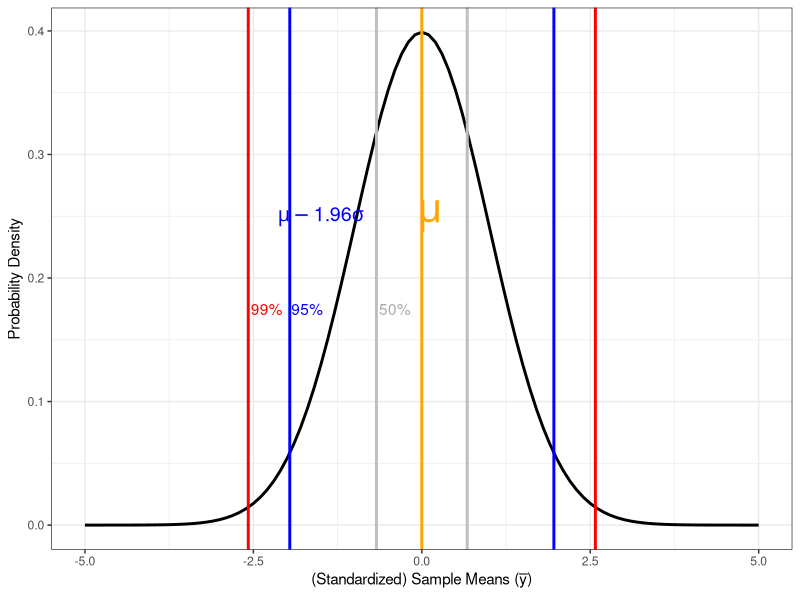
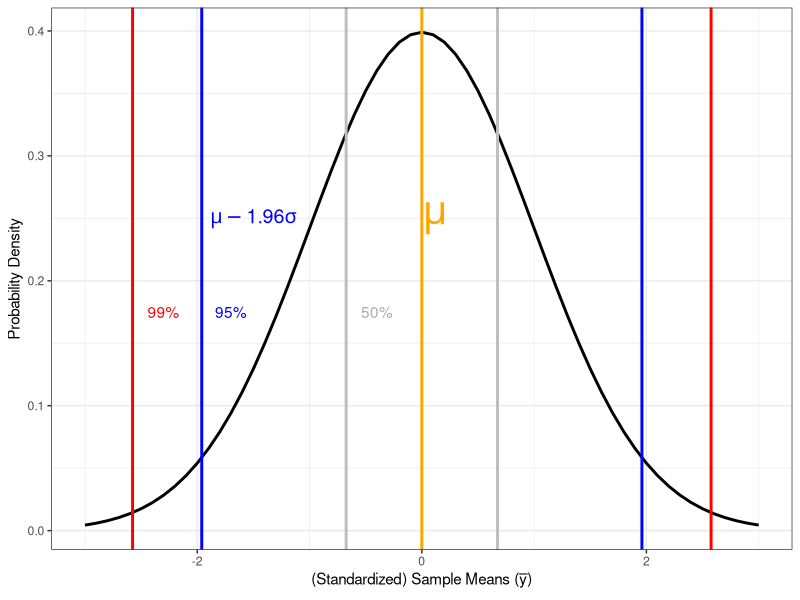
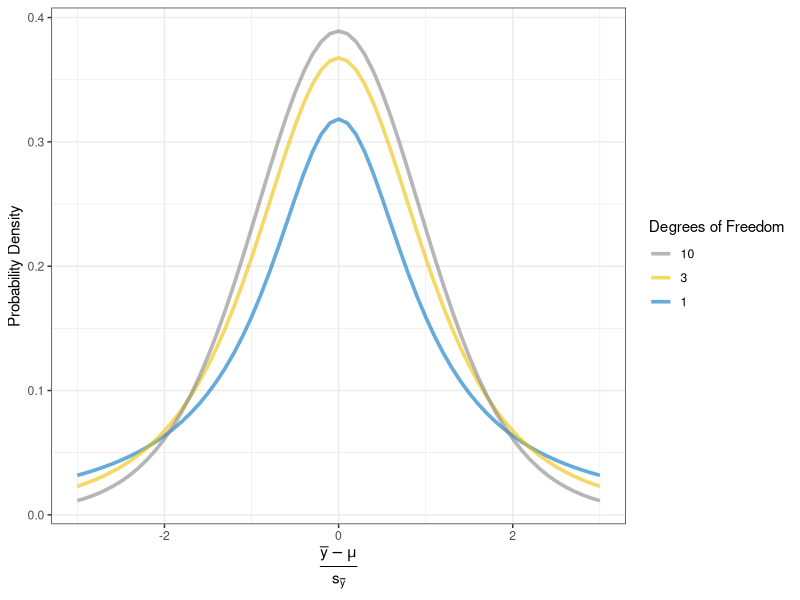
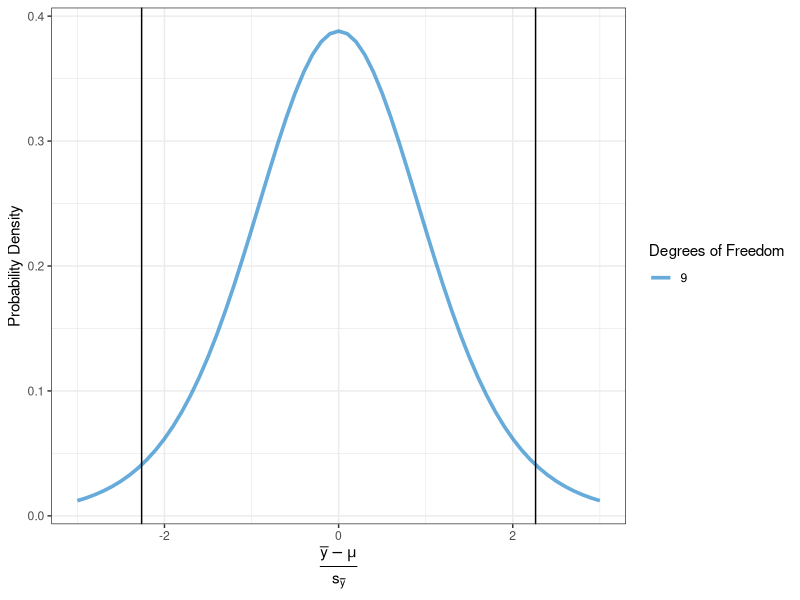
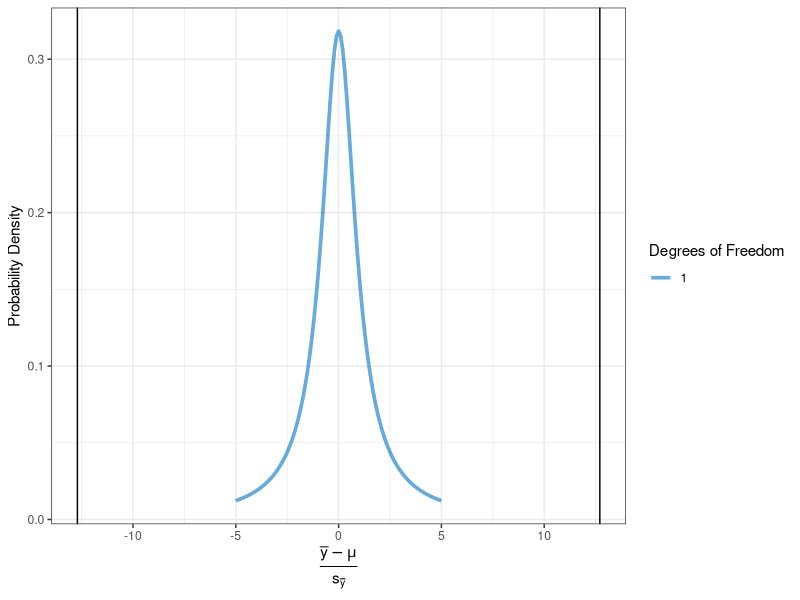
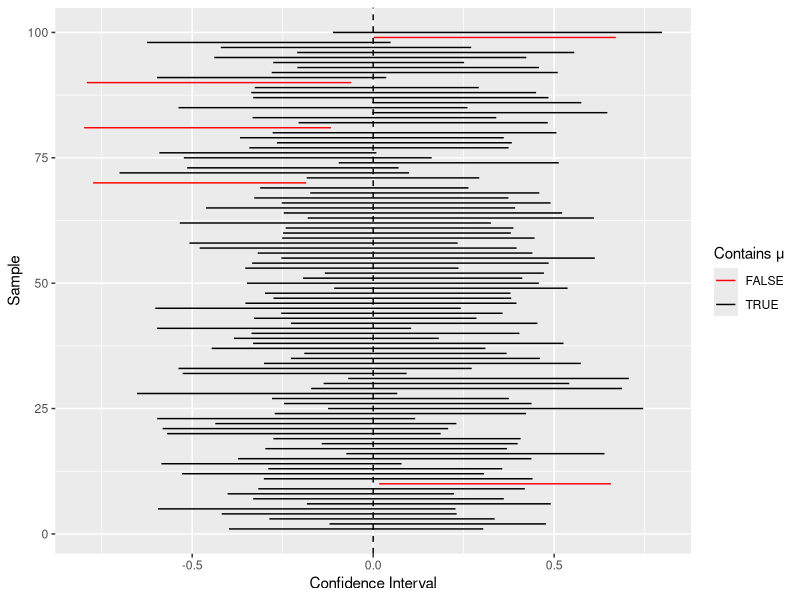
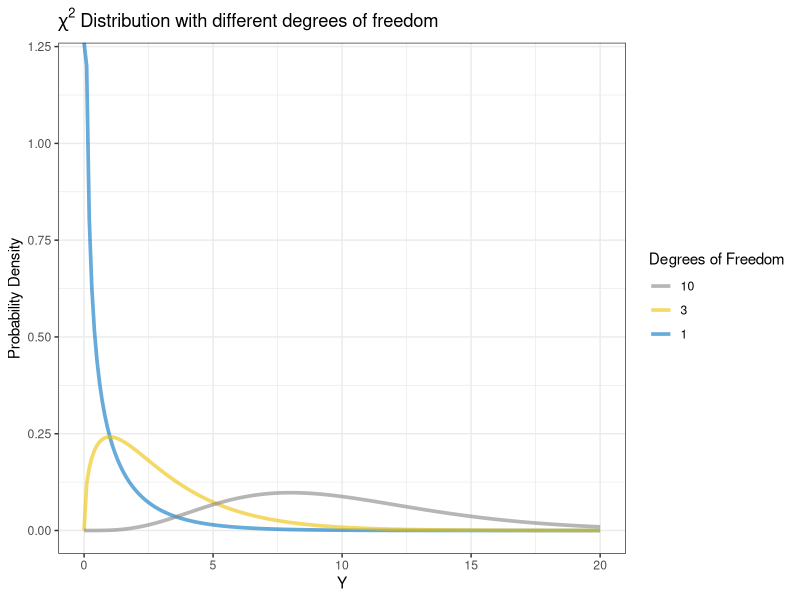

These figures' R source, in order:
## ---- chunk 1
library(tidyverse); library(ggsci)
## ---- chunk 2
tibble(Y = seq(-5,5, by = 0.1))|>mutate(probability = dnorm(Y, mean = 0, sd = 1))|>as_tibble()|>
  ggplot(aes(x = Y, y = probability))+
  geom_line(linewidth = 1)+
  geom_vline(xintercept = 0, color = "orange", linewidth = 1)+
  geom_vline(xintercept = c(-0.674,0.674), color = "grey", linewidth = 1)+
  geom_vline(xintercept = c(-1.96,1.96), color = "blue", linewidth = 1)+
  geom_vline(xintercept = c(-2.576,2.576), color = "red", linewidth = 1)+
  annotate("text", y = 0.175, x = -2.3, label = "99%", color = "red")+
  annotate("text", y = 0.175, x = -1.7, label = "95%", color = "blue")+
  annotate("text", y = 0.175, x = -0.4, label = "50%", color = "darkgrey")+
  annotate("text", y = 0.25, x = -1.5, label = expression(mu - 1.96 * sigma), color = "blue", size = 5)+
  annotate("text", y = 0.25, x = 0.12, label = expression(mu), color = "orange", size = 10)+
  theme_bw()+
  ylab("Probability Density")+xlab(expression("(Standardized) Sample Means (" * bar(y) * ")"))
## ---- chunk 3
pnorm(1.96)-pnorm(-1.96)
1-pnorm(4)-pnorm(-4)
## ---- chunk 4
qnorm(0.025)
qnorm(0.975)
## ---- chunk 5
tibble(Y = seq(-3,3, by = 0.1))|>mutate(probability = dnorm(Y, mean = 0, sd = 1))|>as_tibble()|>
  ggplot(aes(x = Y, y = probability))+
  geom_line(linewidth = 1)+
  geom_vline(xintercept = 0, color = "orange", linewidth = 1)+
  geom_vline(xintercept = c(-0.674,0.674), color = "grey", linewidth = 1)+
  geom_vline(xintercept = c(-1.96,1.96), color = "blue", linewidth = 1)+
  geom_vline(xintercept = c(-2.576,2.576), color = "red", linewidth = 1)+
  annotate("text", y = 0.175, x = -2.3, label = "99%", color = "red")+
  annotate("text", y = 0.175, x = -1.7, label = "95%", color = "blue")+
  annotate("text", y = 0.175, x = -0.4, label = "50%", color = "darkgrey")+
  annotate("text", y = 0.25, x = -1.5, label = expression(mu - 1.96 * sigma), color = "blue", size = 5)+
  annotate("text", y = 0.25, x = 0.12, label = expression(mu), color = "orange", size = 10)+
  theme_bw()+
  ylab("Probability Density")+xlab(expression("(Standardized) Sample Means (" * bar(y) * ")"))
## ---- chunk 6
df <- 2
tibble(Y = seq(-3,3, by = 0.1))|>expand_grid(df = c(1,3,10))|>mutate(Probability = dt(Y, df = df), df = as_factor(df))|>as_tibble()|>
  ggplot(aes(x = Y, y = Probability, color = df))+
  geom_line(linewidth = 1.25, alpha = 0.6)+
  scale_color_jco()+
  guides(color = guide_legend(title = "Degrees of Freedom", reverse = TRUE))+
  ylab("Probability Density")+xlab(expression(frac(bar(y) - mu, s[bar(y)])))+
  theme_bw()
## ---- chunk 7
n <- 10
df <- n-1
lower_95 <- qt(p = 0.025,df = df)
upper_95 <- qt(p = 0.975,df = df)
tibble(Y = seq(-3,3, by = 0.1))|>expand_grid(df = df)|>mutate(Probability = dt(Y, df = df), df = as_factor(df))|>as_tibble()|>
  ggplot(aes(x = Y, y = Probability, color = df))+
  geom_line(linewidth = 1.25, alpha = 0.6)+
  scale_color_jco()+
  geom_vline(aes(xintercept = upper_95))+
  geom_vline(aes(xintercept = lower_95))+
  guides(color = guide_legend(title = "Degrees of Freedom", reverse = TRUE))+
  ylab("Probability Density")+xlab(expression(frac(bar(y) - mu, s[bar(y)])))+
  theme_bw()
## ---- chunk 8
n <- 2
df <- n - 1
lower_95 <- qt(p = 0.025,df = df)
upper_95 <- qt(p = 0.975,df = df)
tibble(Y = seq(-5,5, by = 0.1))|>expand_grid(df = df)|>mutate(Probability = dt(Y, df = df), df = as_factor(df))|>as_tibble()|>
  ggplot(aes(x = Y, y = Probability, color = df))+
  geom_line(linewidth = 1.25, alpha = 0.6)+
  scale_color_jco()+
  geom_vline(aes(xintercept = upper_95))+
  geom_vline(aes(xintercept = lower_95))+
  guides(color = guide_legend(title = "Degrees of Freedom", reverse = TRUE))+
  ylab("Probability Density")+xlab(expression(frac(bar(y) - mu, s[bar(y)])))+
  theme_bw()
## ---- chunk 9
set.seed(123)

# Known population parameters
mu <- 0
sigma <- 1
n <- 30

# Number of intervals
n_intervals <- 100

# Simulate data and build confidence intervals
results <- tibble(id = 1:n_intervals) %>%
  mutate(
    sample = map(id, ~ rnorm(n, mean = mu, sd = sigma)),
    sample_mean = map_dbl(sample, mean),
    sample_sd = map_dbl(sample, sd),
    se = sample_sd / sqrt(n),
    lower = sample_mean - 1.96 * se,
    upper = sample_mean + 1.96 * se,
    contains_mu = lower <= mu & upper >= mu
  )

results %>%
  ggplot(aes(y = id)) +
  geom_segment(aes(x = lower, xend = upper, yend = id,
                   color = contains_mu)) +
  geom_vline(xintercept = mu, linetype = "dashed") +
  scale_color_manual(values = c("red", "black")) +
  labs(
    x = "Confidence Interval",
    y = "Sample",
    color = "Contains μ"
  )
## ---- chunk 10
tibble(Y = seq(0,20, by = 0.1))|>expand_grid(df = c(1,3,10))|>mutate(Probability = dchisq(Y, df = df), df = as_factor(df))|>as_tibble()|>
  ggplot(aes(x = Y, y = Probability, color = df))+
  geom_line(linewidth = 1.25, alpha = 0.6)+
  scale_color_jco()+
  guides(color = guide_legend(title = "Degrees of Freedom", reverse = TRUE))+
  ylab("Probability Density")+ggtitle(expression(chi^2 ~ "Distribution with different degrees of freedom"))+
  theme_bw()
